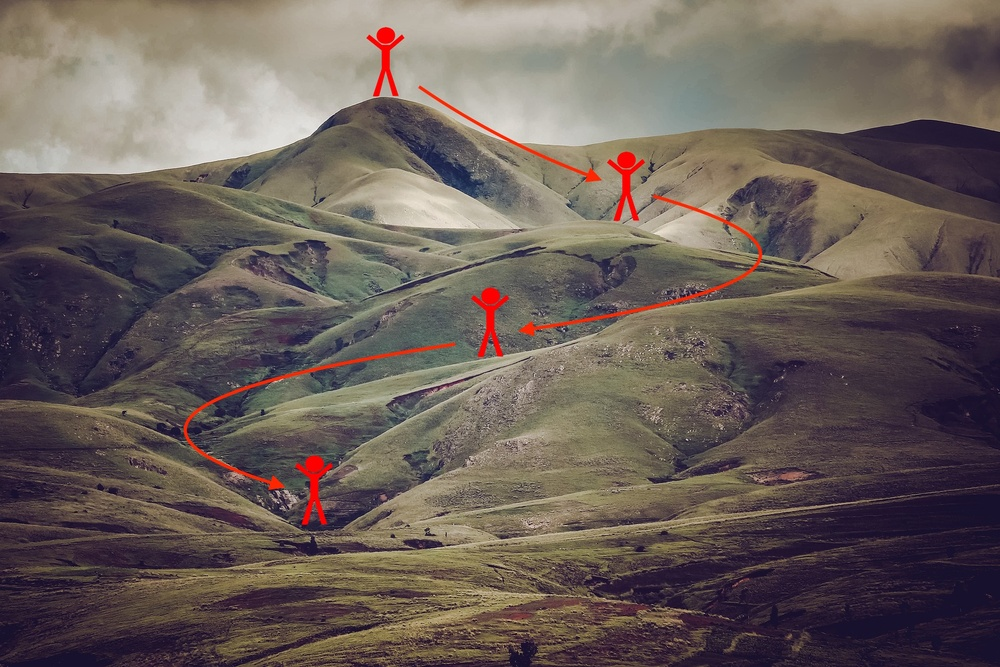
#> input picture deep-learnining-specialization/2. improving deep neural networks/week2/images/cost.jpg, 1000 x 667 px, shrunk from 1920 x 1280 before the run
$ python find_shapes.py --image '../../../deep-learnining-specialization/2. improving deep neural networks/week2/images/cost.jpg'   (older library calls are emulated)
#> lines starting #> are read from the running program, lines starting #| are printed output that depends on the picture; after the words box and inside, x2 and y2 are one past the last pixel; in counts of white or black regions, pixels touching at a corner belong together
# import the necessary packages
import numpy as np
import argparse
import cv2

# construct the argument parse and parse the arguments
ap = argparse.ArgumentParser()
ap.add_argument("-i", "--image", help = "path to the image file")
args = vars(ap.parse_args())

# load the image
image = cv2.imread(args["image"])
#> image is the input picture: shape (667, 1000, 3); mean B, G, R 89.3, 94, 105.7

# find all the 'black' shapes in the image
lower = np.array([0, 0, 0])
upper = np.array([15, 15, 15])
shapeMask = cv2.inRange(image, lower, upper)
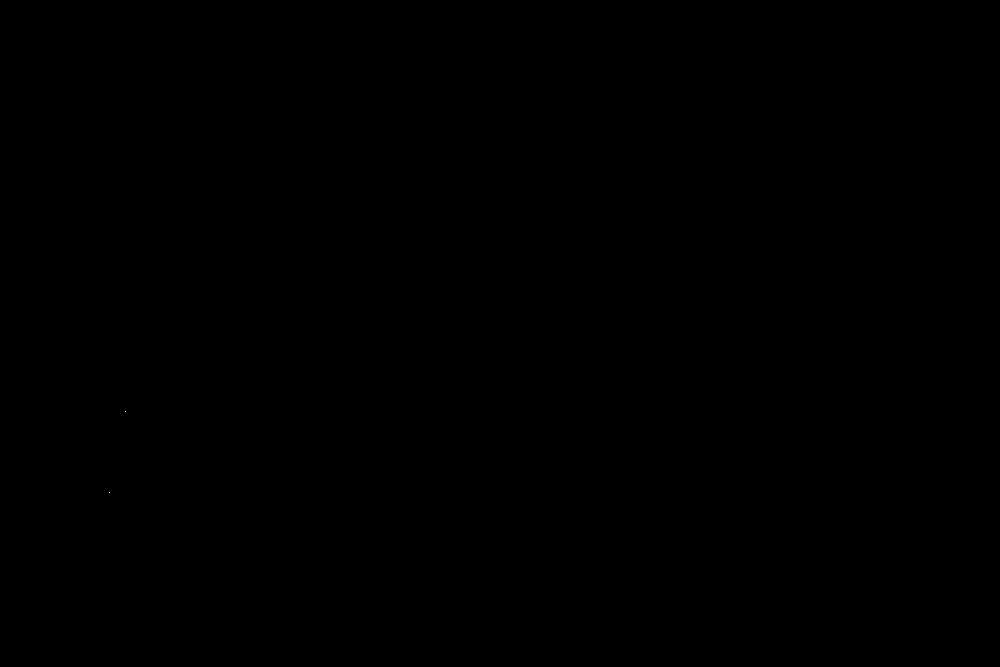
#> shapeMask: shape (667, 1000); 0% white in thin lines or dots, all inside (x1, y1, x2, y2) = (109, 411, 126, 493)

# find the contours in the mask
(_, cnts, h) = cv2.findContours(shapeMask.copy(), cv2.RETR_EXTERNAL, cv2.CHAIN_APPROX_SIMPLE)
#> cnts = 2 contours, all with area under 20; h = [[1, -1, -1, -1], [-1, 0, -1, -1]]

print("I found %d black shapes" % (len(cnts)))
#| I found 2 black shapes
cv2.imshow("Mask", shapeMask)

# loop over the contours
for c in cnts:
	# draw the contour and show it
	cv2.drawContours(image, [c], -1, (0, 255, 0), 2)
	cv2.imshow("Image", image)
	cv2.waitKey(0)
#> this loop made 2 passes
#> c on passes 1 to 2: [[109, 492]], [[125, 411]]
